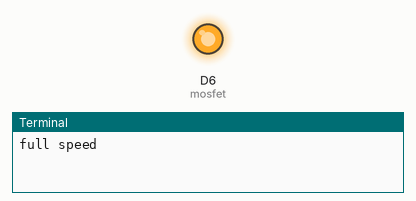
A program run on a simulated Raspberry Pi (BCM pin numbers) with a GrovePi and a Grove Base HAT. Shown: output pins drawn as LEDs (lit = HIGH), the last lines printed to the terminal.

Above: at 1.05 s.
At 4.0 s:
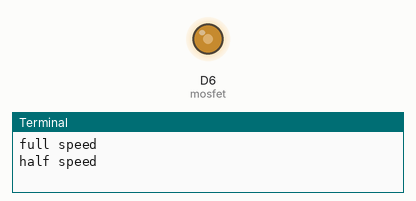
At 7.0 s:
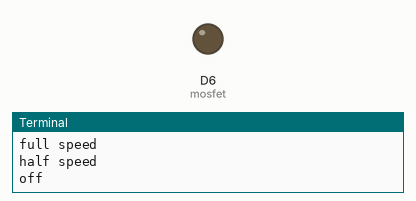
Timing chart, 0 to 8.8 s (numbered marks = the images above):
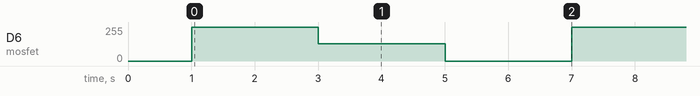

Measured:
- by itself, D6 (mosfet): repeats every 6.0 s: 128/255 2.0 s, 0/255 2.0 s, 255/255 2.0 s

The program:

grove_mosfet.py
```python
#!/usr/bin/env python
#
# GrovePi Example for using the Grove MOSFET (http://www.seeedstudio.com/wiki/Grove_-_MOSFET)
#
# The GrovePi connects the Raspberry Pi and Grove sensors.  You can learn more about GrovePi here:  http://www.dexterindustries.com/GrovePi
#
# Have a question about this example?  Ask on the forums here:  http://forum.dexterindustries.com/c/grovepi
#
'''
## License

The MIT License (MIT)

GrovePi for the Raspberry Pi: an open source platform for connecting Grove Sensors to the Raspberry Pi.
Copyright (C) 2017  Dexter Industries

Permission is hereby granted, free of charge, to any person obtaining a copy
of this software and associated documentation files (the "Software"), to deal
in the Software without restriction, including without limitation the rights
to use, copy, modify, merge, publish, distribute, sublicense, and/or sell
copies of the Software, and to permit persons to whom the Software is
furnished to do so, subject to the following conditions:

The above copyright notice and this permission notice shall be included in
all copies or substantial portions of the Software.

THE SOFTWARE IS PROVIDED "AS IS", WITHOUT WARRANTY OF ANY KIND, EXPRESS OR
IMPLIED, INCLUDING BUT NOT LIMITED TO THE WARRANTIES OF MERCHANTABILITY,
FITNESS FOR A PARTICULAR PURPOSE AND NONINFRINGEMENT. IN NO EVENT SHALL THE
AUTHORS OR COPYRIGHT HOLDERS BE LIABLE FOR ANY CLAIM, DAMAGES OR OTHER
LIABILITY, WHETHER IN AN ACTION OF CONTRACT, TORT OR OTHERWISE, ARISING FROM,
OUT OF OR IN CONNECTION WITH THE SOFTWARE OR THE USE OR OTHER DEALINGS IN
THE SOFTWARE.
'''
#
# NOTE:
# 	MOSFET is also a kind of switch, but its switching frequency can reach up to 5MHz, much faster than normal mechanical relay.
# 	There are two screw terminals on opposite sides of the board.
# 	One side for power source and the other side for the device you want to control.

import time
import grovepi

# Connect the Grove MOSFET to analog port D6
# SIG,NC,VCC,GND
mosfet = 6

grovepi.pinMode(mosfet,"OUTPUT")
time.sleep(1)

while True:
    try:
        # Full speed
        grovepi.analogWrite(mosfet,255)
        print ("full speed")
        time.sleep(2)

        # Half speed
        grovepi.analogWrite(mosfet,128)
        print ("half speed")
        time.sleep(2)

        # Off
        grovepi.analogWrite(mosfet,0)
        print ("off")
        time.sleep(2)

    except KeyboardInterrupt:
        grovepi.analogWrite(mosfet,0)
        break
    except IOError:
        print ("Error")
```
